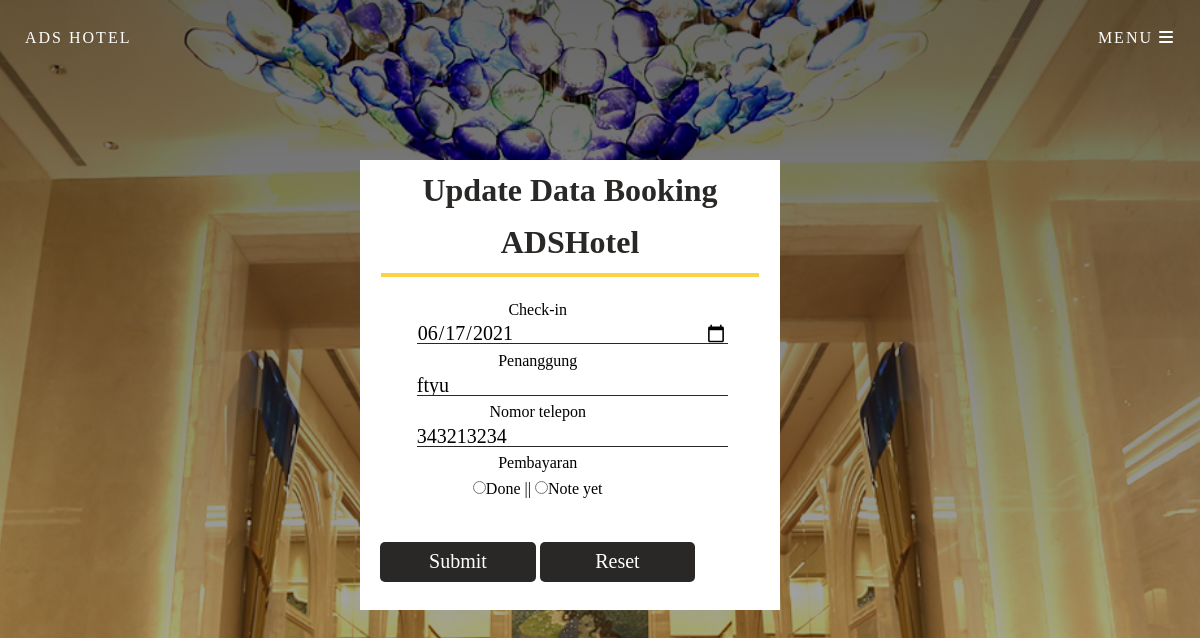
Screenshot of /update.php?id=21 with the database file from the repository.
### tables this page shows
CREATE TABLE `booking` (
  `id` int(20) NOT NULL,
  `check_in` varchar(20) NOT NULL,
  `time` varchar(20) NOT NULL,
  `penanggung` varchar(20) NOT NULL,
  `no_telepon` varchar(20) NOT NULL,
  `kategori` varchar(20) NOT NULL,
  `kategories_room` varchar(20) NOT NULL,
  `total` varchar(20) NOT NULL,
  `pembayaran` varchar(10) NOT NULL
);

### update.php (the view, shortened to what this page needs)
<!DOCTYPE html>
<html>
<head>
<link rel="stylesheet" type="text/css" href="style.css">
</head>
<body>
<header class = "header" id = "header" style="min-height: 130vh;">
        <div class = "head-top">
            <div class = "site-name">
                <span>ADS HOTEL</span>
            </div>
            <div class = "site-nav">
                <span id = "nav-btn">MENU <i class = "fas fa-bars"></i></span>
            </div>
        </div>
       </header>
<center>
  <?php
  require "conn.php";
  $id = $_GET['id'];
  $data = mysqli_query($koneksi, "SELECT * FROM booking WHERE id=$id");
  while ($d = mysqli_fetch_array($data)) {
  ?>
    <div id="backlogin">
      <h1>Update Data Booking ADSHotel</h1>
      <hr>
      <form  action="" method="post">
        <tr>Check-in</tr>
        <input type="date" class="inputa" name="check" value="<?php echo $d['check_in'] ?>" autocomplete="off">
        <br>
        <tr>Penanggung</tr>
        <input type="text" class="inputa" name="pen" value="<?php echo $d['penanggung'] ?>" autocomplete="off" ><br>
        <tr>Nomor telepon</tr>
        <input type="text" class="inputa" name="no" value="<?php echo $d['no_telepon'] ?>" autocomplete="off" ><br>
        <tr>Pembayaran</tr>
        <br>
        <td><input type="radio" name="pem" value="Done">Done</td> ||
        <td><input type="radio" name="pem" value="Note yet">Note yet</td>
        <br>
        <input type="submit" class="wed"name="submit" value="Submit"> <input type="reset" class="wed" name="" value="Reset">
     </form>
    </div>
  <?php
  }
  ?>
  </center>
</body>
</html>

### style.css (style rules this page uses)
:root { --transition: all 0.7s ease; --yellow: #c; --dark: #292826; }
* { box-sizing: border-box; padding: 0; margin: 0; font-family: 'Playfair Display', serif; }
html { scroll-behavior: smooth; }
body { line-height: 1.6; }
h1, h2, h3, h4, h5, h6 { padding: 8px 0; }
.header { background: linear-gradient(rgba(0, 0, 0, 0.6), rgba(0, 0, 0, 0.2)), url("image/Lobby-Raffles-Hotel-012.jpg") center/cover no-repeat; color: #fff; padding: 25px; display: flex; flex-direction: column; align-content: stretch; }
.head-top { display: flex; justify-content: space-between; align-items: center; }
.head-top span { cursor: pointer; letter-spacing: 2px; transition: var(--transition); }

### update.php (style rules this page uses)
body { background-repeat: no-repeat; background-size: cover; }
#backlogin { position: absolute; top:1%; background:white; left: 30%; width: 35%; height: 450px; color: black; margin-top: 150px; }
#backlogin form { margin-top: 15px; float: left; padding: 5px; }
#backlogin .inputa { position: relative; left: 10%; width: 90%; margin-top: 1px; height: 20px; border: 0px; border-bottom: 1px solid #292826; font-size: 20px; font-family: OpenSans-Light; background: transparent; }
#backlogin .wed { margin-top: 40px; width: 45%; height: 40px; background:#292826;; border: none; color: white; font-family: product sans; font-size: 20px; border-radius: 5px; }
#backlogin h1 { text-align: center; padding: 5px; color: #292826; font-family: Product Sans; }
#backlogin hr { width: 90%; height: 4px; border: none; background: #f9d342;; }

### rows the page displays
booking: check "06/17/2021", pen "ftyu", no "343213234"
